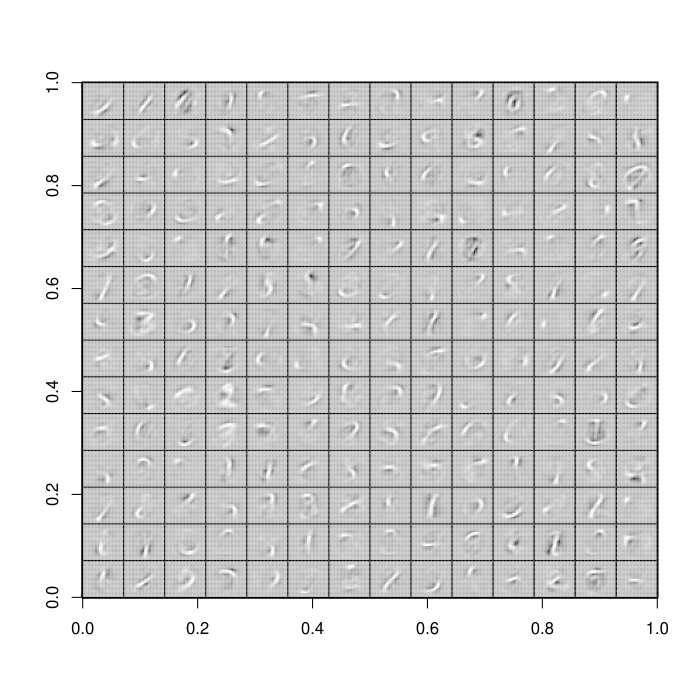

The script that drew this image:
library(R.matlab)
library(functional)
library(pracma)
library(lbfgs)

normalize_data <- function(patches) {
	# Squash data to [0.1, 0.9] since we use sigmoid as the activation
	# function in the output layer

	# Remove DC (mean of images). 
	patches <- patches - rowMeans(patches)

	# Truncate to +/-3 standard deviations and scale to -1 to 1
	pstd <- 3 * std(patches);
	patches <- matrix(pmax(pmin(pstd, patches), -pstd) / pstd, nrow=nrow(patches))

	# Rescale from [-1,1] to [0.1,0.9]
	patches <- (patches + 1) * 0.4 + 0.1;
}

sampleIMAGES <- function() {
	h <- file("train-images-idx3-ubyte", "rb")
	readBin(h, integer(), n=1, endian="big")
	n_images <- readBin(h, integer(), n=1, endian="big")
	row <- readBin(h, integer(), n=1, endian="big")
	col <- readBin(h, integer(), n=1, endian="big")
	cat("nimages = ", n_images, " row = ", row, " col = ", col, "\n")
	IMAGES <- matrix(ncol = row * col, nrow = n_images)
	for (i in 1:n_images) {
		m <- matrix(readBin(h, integer(), n=row*col, size=1, endian="big", signed = FALSE), nrow = row, byrow = TRUE) / 255
		IMAGES[i,] <- (as.vector(m))
	}
	close(h)
	IMAGES
}

display_network <- function(A, cols) {
	A  <- A - mean(A)
	sz <- sqrt(ncol(A))
	M <- nrow(A)
	n <- cols
	m <- ceil(M / n)
	buf <- 1
	array <- matrix(data = rep(-1, (buf + m * (sz + buf)) * (buf + n * (sz + buf))),
	    nrow = buf + m * (sz + buf))
	k <- 1
	for (i in 1:m) {
		for (j in 1:n) {
			if (k > M)
				next
			clim <- max(abs(A[k,]))
			array[buf+(i-1)*(sz+buf)+(1:sz),buf+(j-1)*(sz+buf)+(1:sz)] <-
			    matrix(A[k,],nrow = sz, ncol = sz) / clim;
			k <- k + 1
		}
	}
	image(t(array[nrow(array):1,]), col = gray.colors(256, start=0, end=1.0))
}

initialize_parameters <- function(hidden_size, visible_size) {
	r <- sqrt(6) / sqrt(hidden_size + visible_size + 1)
	W1 <- matrix(runif(hidden_size * visible_size, -r, r), nrow = hidden_size)
	W2 <- matrix(runif(hidden_size * visible_size, -r, r), nrow = visible_size)
	b1 <- rep(0, hidden_size)
	b2 <- rep(0, visible_size)
	c(W1, W2, b1, b2)
}

sparse_autoencoder_cost <- function(theta, vis, hid, lambda, sparsity, beta, patches, ret) {
	t      <- 1
	W1     <- matrix(theta[t:(t - 1 + vis * hid)], nrow = hid)
	t      <- t + vis * hid
	W2     <- matrix(theta[t:(t - 1 + vis * hid)], nrow = vis)
	t      <- t + vis * hid
	b1     <- theta[t:(t - 1 + hid)]
	t      <- t + hid
	b2     <- theta[t:(t - 1 + vis)]
	stopifnot(t + vis == length(theta) + 1)
	# feed forward pass
	z2     <- W1 %*% t(patches) + b1
	a2     <- sigmoid(z2)
	div2   <- a2 * (1 - a2)
	z3     <- W2 %*% a2 + b2
	a3     <- sigmoid(z3)
	rho_hat <- rowMeans(a2)
	KL     <- sum(sparsity * log(sparsity / rho_hat) +
	              (1 - sparsity) * log((1 - sparsity) / (1 - rho_hat)))
	J      <- mean(apply(a3 - t(patches), 2, function(x) { t(x) %*% x }) / 2)
	J      <- J + lambda / 2 * (sum(W1 ^ 2) + sum(W2 ^2)) + beta * KL
	if (ret == 1)
		return(J)
	div3   <- a3 * (1 - a3)
	# for output layer
	delta3 <- -(t(patches) - a3) * div3
	# for hidden layer(s)
	delta2 <- (t(W2) %*% delta3 + beta * (-sparsity/rho_hat + (1-sparsity)/(1-(rho_hat)))) * div2
	b1grad <- rowMeans(delta2)
	b2grad <- rowMeans(delta3)
	W1grad <- (delta2 %*% patches) / ncol(delta2) + lambda * W1
	W2grad <- (delta3 %*% t(a2)) / ncol(delta3) + lambda * W2
	c(W1grad, W2grad, b1grad, b2grad)
}

compute_numerical_gradient <- function(FUNC, theta, grad) {
	epsilon <- 1e-4
	g <- vector(length = length(theta))
	for (i in 1:length(theta)) {
		theta[i] <- theta[i] + epsilon
		J1 <- FUNC(theta)
		theta[i] <- theta[i] - 2 * epsilon
		J2 <- FUNC(theta)
		theta[i] <- theta[i] + epsilon
		g[i] <- (J1 - J2) / (2 * epsilon)
	}
	print(grad - g)
	print(sqrt(sum((g - grad) ^ 2)) / sqrt(sum((g + grad) ^ 2)))
}

check_numerical_gradient <- function() {
	x <- c(4, 10)
	grad <- c(2 * x[1] + 3 * x[2], 3 * x[1])
	compute_numerical_gradient(function(x) { x[1] ^ 2 + 3 * x[1] * x[2] }, x, grad)
}

train <- function () {
	visible_size <- 28 * 28 # number of input units
	hidden_size <- 196 # number of hidden units
	sparsity_param <- 0.1 # desired average activation of the hidden units.
	lambda <- 3e-3 # weight decay parameter
	beta <- 3 # weight of sparsity penalty term

	patches <- sampleIMAGES()[1:10000,]

	theta <- initialize_parameters(hidden_size, visible_size)
	#grad <- sparse_autoencoder_cost(theta, visible_size, hidden_size, lambda,
	#                                sparsity_param, beta, patches, ret = 2)
	#compute_numerical_gradient(Curry(sparse_autoencoder_cost,
	#    vis = visible_size, hid = hidden_size, lambda = lambda,
	#    sparsity = sparsity_param, beta = beta, patches = patches, ret = 1), theta, grad)
	#opt <- lbfgs(Curry(sparse_autoencoder_cost,
	#	     vis = visible_size, hid = hidden_size, lambda = lambda,
	#             sparsity = sparsity_param, beta = beta, patches = patches, ret = 1),
	#             Curry(sparse_autoencoder_cost,
	# 	     vis = visible_size, hid = hidden_size, lambda = lambda,
	#             sparsity = sparsity_param, beta = beta, patches = patches, ret = 2),
	#             theta)
	opt <- optim(theta, Curry(sparse_autoencoder_cost,
 		     vis = visible_size, hid = hidden_size, lambda = lambda,
 	             sparsity = sparsity_param, beta = beta, patches = patches, ret = 1),
 	             Curry(sparse_autoencoder_cost,
 		     vis = visible_size, hid = hidden_size, lambda = lambda,
 	             sparsity = sparsity_param, beta = beta, patches = patches, ret = 2),
 		     method = "L-BFGS-B", control= c(trace = 1, maxit=400))
	display_network(matrix(opt$par[1:(hidden_size * visible_size)], nrow = hidden_size), sqrt(hidden_size))
	opt
}
